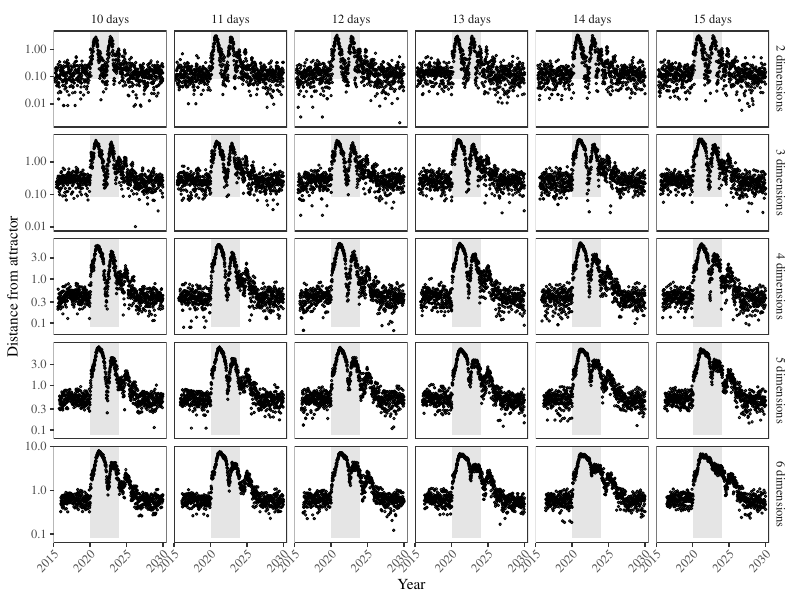

R code for this plot:
library(tidyr)
library(dplyr)
library(ggplot2); theme_set(theme_bw(base_family = "Times"))
library(egg)
library(gridExtra)
source("../R/simulate_sirs.R")
source("../R/simulate_sirs_stoch.R")
source("../R/npi_random.R")
source("../R/takens.R")

npifun_random <- npifun_random_generate(duration=4,
                                        npimin=0.5,
                                        seed=11)

npidata <- data.frame(
  time=seq(2015, 2030, by=1/52/7),
  npi=sapply(seq(2015, 2030, by=1/52/7), npifun_random)
)

ss <- simulate_SIRS_stoch(
  R0=2,
  theta=0.1,
  delta=1/52/7/1,
  npifun=npifun_random)

ee <- eigen_sirs(b_1=2*(365/7+1/50),
                 mu=1/50,
                 gamma=365/7,
                 delta=1/1)

ss_weekly <- ss %>%
  group_by(year, week) %>%
  summarize(
    cases=sum(cases)
  ) %>%
  mutate(
    time=year+week/52
  ) %>%
  filter(
    year > 2014, year < 2030
  )

logcases_pre <- log(filter(ss_weekly, year < 2020)$cases+1)

acfout <- acf(logcases_pre, lag.max=(52*2), plot=FALSE)

tau <- which(head(acfout$acf, -1) > 0 & tail(acfout$acf, -1) < 0)[1]

n.fnn <- fnn(logcases_pre, dmax=25, tau=tau, R_tol=10)

d <- which(n.fnn==0)[1]+1

tauvec <- 10:15
dvec <- 2:6

paramdata <- expand.grid(tauvec, dvec)
reslist <- vector('list', nrow(paramdata))

for (i in 1:nrow(paramdata)) {
  pp <- paramdata[i,]
  taunew <- pp[[1]]
  dnew <- pp[[2]]
  
  takens_perturb <- takens(log(ss_weekly$cases+1), d=dnew, tau=taunew)
  takens_unperturb <- takens(logcases_pre, d=dnew, tau=taunew)
  
  takens_data <- as.data.frame(takens_perturb)
  takens_data$time <- tail(ss_weekly$year+ss_weekly$week/52, -taunew*(dnew-1))
  
  dist <- sapply(1:nrow(takens_perturb), function(i) {
    dd <- sqrt(colSums((takens_perturb[i,] - t(takens_unperturb))^2))
    
    min(dd[dd>0])
  })
  
  reslist[[i]] <- data.frame(
    time=tail(ss_weekly$year+ss_weekly$week/52, -taunew*(dnew-1)),
    dist=dist,
    d=dnew,
    tau=taunew
  )
}

resdata <- reslist %>%
  bind_rows %>%
  mutate(
    tau=paste0(tau, " days"),
    d=paste0(d, " dimensions")
  )

g1 <- ggplot(resdata) +
  annotate("rect", xmin=2020, xmax=2024, ymin=0.08, ymax=Inf, fill="gray", alpha=0.4) +
  geom_point(aes(time, dist), shape=1, size=0.5) +
  scale_x_continuous("Year", limits=c(2015, 2030.5), expand=c(0, 0)) +
  scale_y_log10("Distance from attractor") +
  facet_grid(d~tau, scale="free") +
  theme(
    panel.grid = element_blank(),
    panel.border = element_blank(),
    axis.line = element_line(),
    legend.position = "none",
    axis.text.x = element_text(angle=45, hjust=1)
  )

ggsave("figure3_sens.pdf", g1, width=8, height=6)